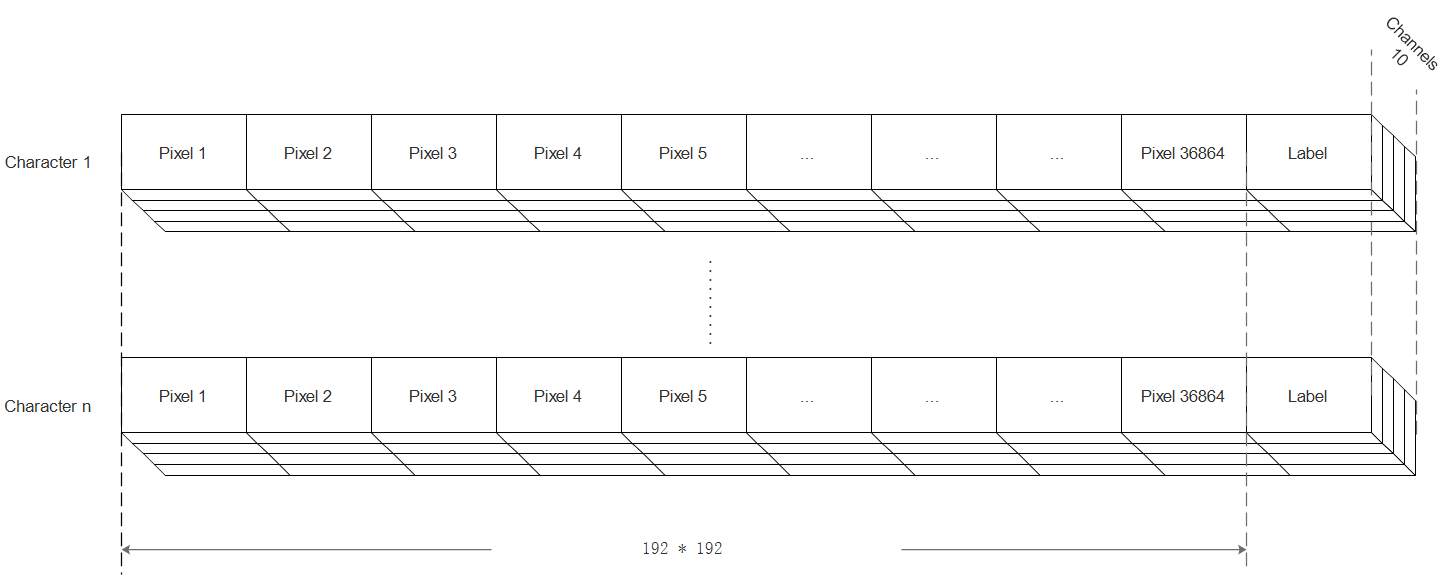
#> input picture images/3D_dataset.PNG, 1445 x 582 px, given in place of lines.PNG, which was not available
$ python sample_HOG.py   (older library calls are emulated)
#> lines starting #> are read from the running program, lines starting #| are printed output that depends on the picture; pictures that were not available may be replaced by others from this repository, and a replacement may not be noted
import numpy as np
import cv2
from matplotlib import pyplot as plt
from PIL import Image
import types

from skimage.feature import hog
from skimage import data, color, exposure
# gradient
im = cv2.imread('.\\images\\lines.PNG', 0)
#> im: shape (582, 1445); min 0, max 255, mean 248.2
sobelx = cv2.Sobel(im, cv2.CV_64F, 0, 1, ksize=5)
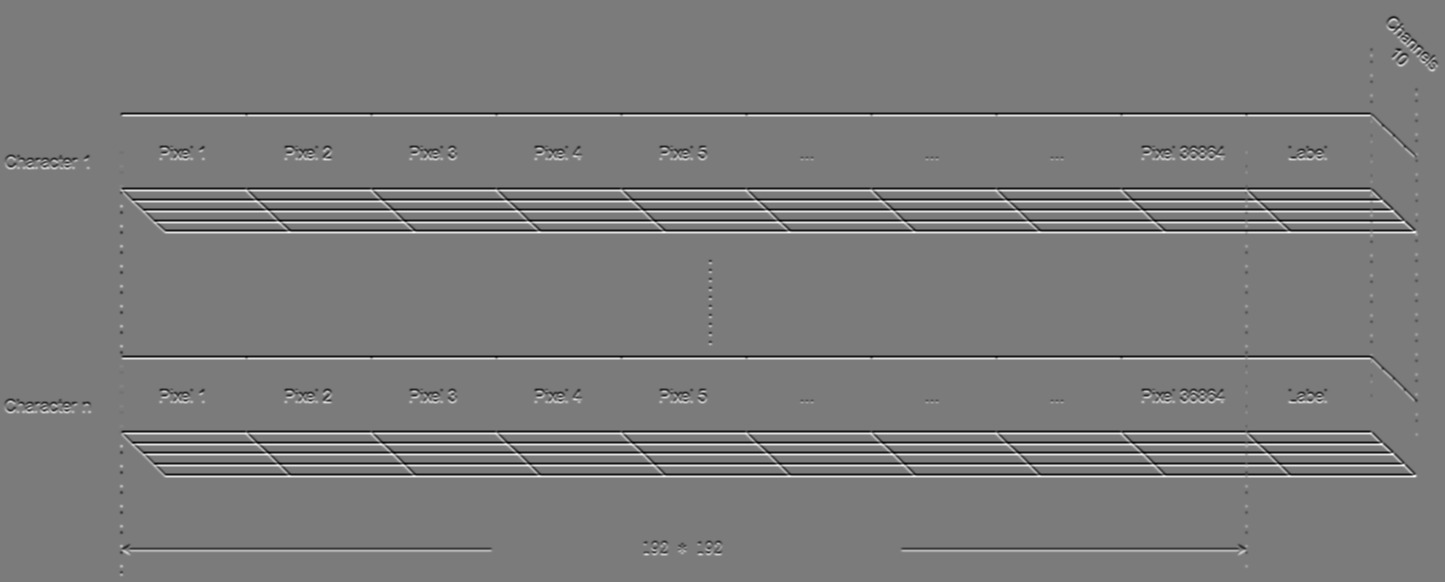
#> sobelx: shape (582, 1445) float64; min -9892, max 10496, mean 0; drawn with min black and max white
sobely = cv2.Sobel(im, cv2.CV_64F, 1, 0, ksize=5)
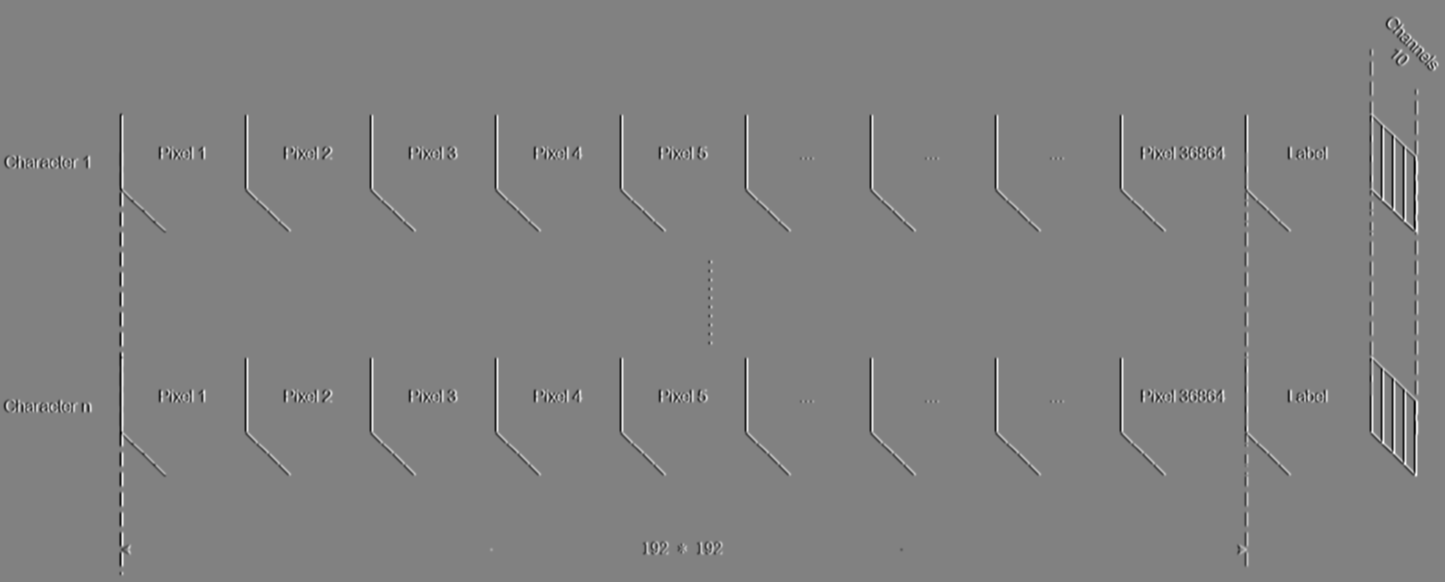
#> sobely: shape (582, 1445) float64; min -10686, max 10324, mean 0; drawn with min black and max white
#gradx = sobelx.ravel().transpose()
#grady = sobely.ravel().transpose()
mag, ang = cv2.cartToPolar(sobelx, sobely)
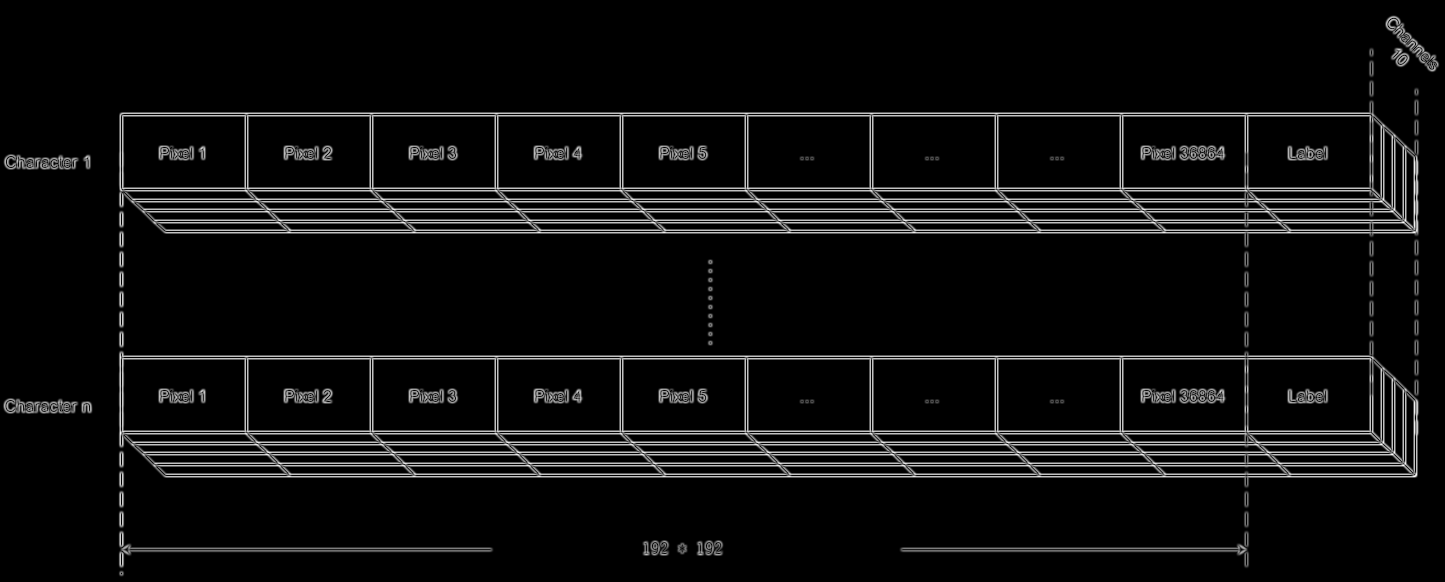
#> mag: shape (582, 1445) float64; min 0, max 10719.2, mean 625.9; drawn with min black and max white
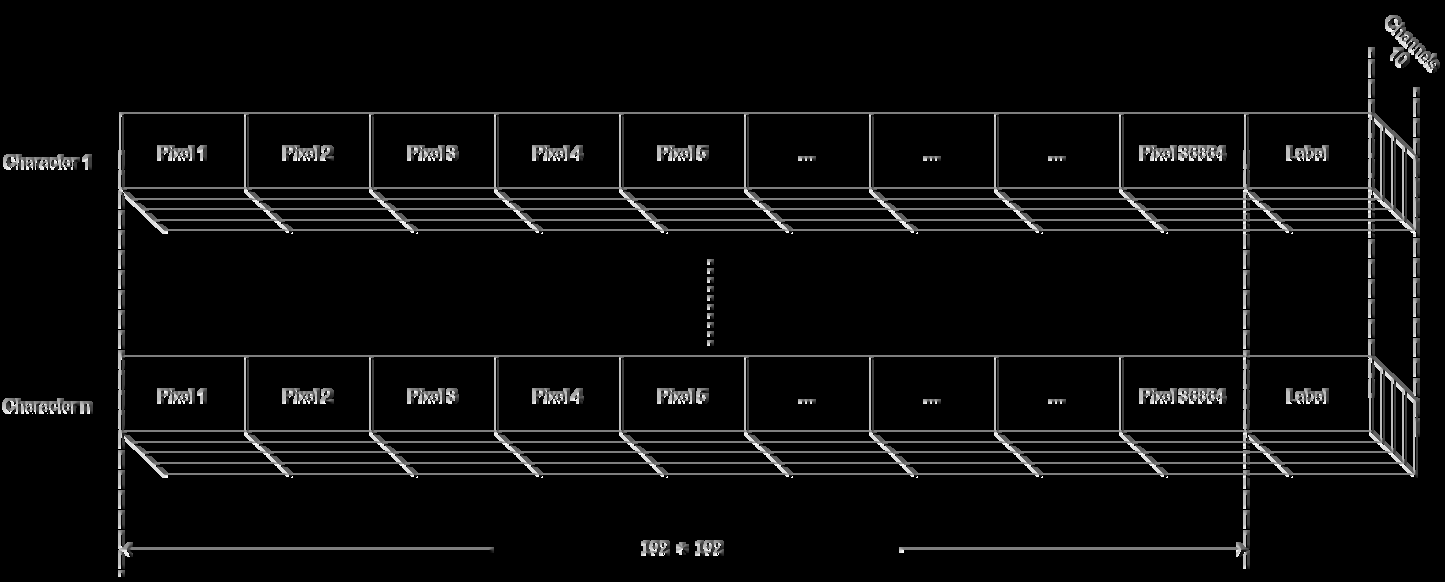
#> ang: shape (582, 1445) float64; min 0, max 6.28, mean 0.285; drawn with min black and max white
print('mag\n', mag)
#> (printed output is left out)
print('ang\n', ang)
#> (printed output is left out)

image = cv2.imread('.\\images\\origin.PNG', 0)
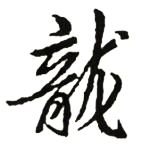
#> input picture images/origin.png, 150 x 150 px, found by its file name
#> image: shape (150, 150); min 0, max 255, mean 208.1

fd, hog_image = hog(image, orientations=4, pixels_per_cell=(8, 8),
                    cells_per_block=(1, 1), visualise=True)
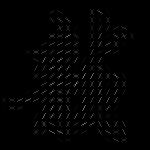
#> hog_image: shape (150, 150) float64; min 0, max 144.4, mean 3.1
#> fd = 1296 values, max 1 at index 46, min 0 at index 0, mean 0.216

fig, (ax1, ax2) = plt.subplots(1, 2, figsize=(8, 4), sharex=True, sharey=True)

ax1.axis('off')
ax1.imshow(image, cmap=plt.cm.gray)
ax1.set_title('Input image')
ax1.set_adjustable('box-forced')

# Rescale histogram for better display
hog_image_rescaled = exposure.rescale_intensity(hog_image, in_range=(0, 0.02))
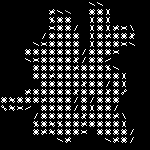
#> hog_image_rescaled: shape (150, 150) float64; min 0, max 1, mean 0.139

ax2.axis('off')
ax2.imshow(hog_image_rescaled, cmap=plt.cm.gray)
ax2.set_title('Histogram of Oriented Gradients')
ax1.set_adjustable('box-forced')
plt.show()
print(hog_image_rescaled.shape)
#| (150, 150)
